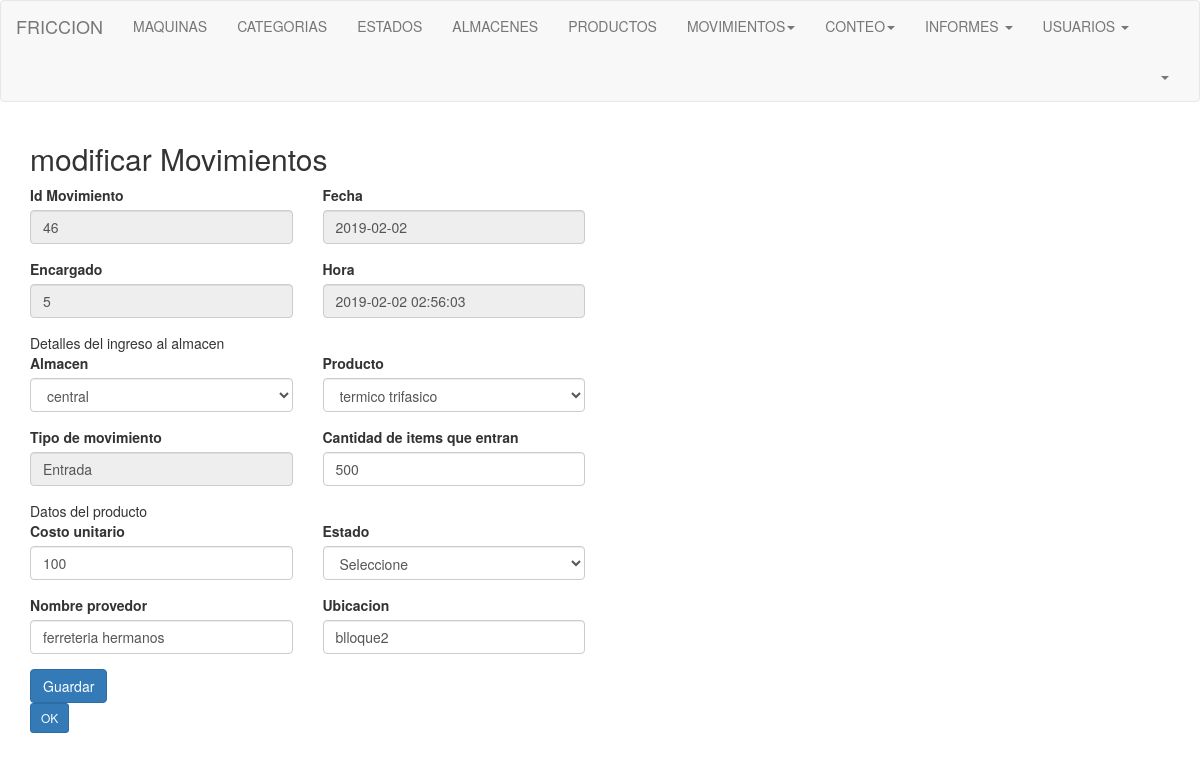
The app's page /editar_entrada.php?id=46 with its own data.
### tables this page shows
CREATE TABLE `tbentrada` (
  `costo` int(20) NOT NULL,
  `provedor` varchar(40) NOT NULL,
  `ubicacionenalmacen` varchar(40) NOT NULL,
  `idmovimiento` int(255) NOT NULL,
  `idestadoproducto` int(255) NOT NULL
);

CREATE TABLE `tbmovimiento` (
  `idmovimiento` int(255) NOT NULL,
  `fecha` date NOT NULL,
  `hora` datetime DEFAULT NULL,
  `cantidad` int(10) UNSIGNED DEFAULT NULL,
  `tipomovimiento` varchar(15) NOT NULL,
  `idalmacen` int(255) NOT NULL,
  `idproducto` int(255) NOT NULL,
  `idencargado` int(255) NOT NULL
);

CREATE TABLE `tbalmacen` (
  `idalmacen` int(11) NOT NULL,
  `direccion` varchar(80) NOT NULL,
  `nombreref` varchar(50) NOT NULL,
  `tamano` int(10) NOT NULL
);

CREATE TABLE `tbproducto` (
  `idproducto` int(255) NOT NULL,
  `nombre` varchar(50) NOT NULL,
  `descripcion` varchar(200) NOT NULL,
  `idcategoria` int(255) NOT NULL
);

### editar_entrada.php (the view, shortened to what this page needs)
<?php
$link = Conectarse();
$idmov=  $_GET['id'];
$sqlE="select m.*,e.*
from tbentrada e
join tbmovimiento m on m.idmovimiento=e.idmovimiento
where m.idmovimiento=".$idmov;
$resE = mysqli_query($link, $sqlE);
?>
<!DOCTYPE html>
<html lang="en">
    <head>
        <link href="css/bootstrap.min.css" rel="stylesheet">
    </head>
    <body>
        <div class="row">
            <div class="col-lg-12 col-sm-8">
                <nav class="navbar navbar-default" role="navigation">
                    <div class="container-fluid">
                        <div class="navbar-header">
                            <a class="navbar-brand" href="bienvenida.php">FRICCION</a>
                        </div>
                        <div class="collapse navbar-collapse" id="bs-example-navbar-collapse-1">
                            <ul class="nav navbar-nav">
                                <li><a href="#">MAQUINAS</a></li>
                                <li><a href="#">CATEGORIAS</a></li>
                                <li><a href="#">ESTADOS</a></li>
                                <li><a href="#">ALMACENES</a></li>
                                <li><a href="#">PRODUCTOS</a></li>
                                <li class="dropdown">
                                    <a href="#" class="dropdown-toggle" data-toggle="dropdown" role="button"
                                       aria-expanded="false">MOVIMIENTOS<span class="caret"></span>
                                    </a>
                                </li>
                                <li class="dropdown">
                                    <a href="#" class="dropdown-toggle" data-toggle="dropdown" role="button"
                                       aria-expanded="false">CONTEO<span class="caret"></span>
                                    </a>
                                </li>
                                <li class="dropdown">
                                    <a href="#" class="dropdown-toggle" data-toggle="dropdown" role="button"
                                       aria-expanded="false">INFORMES <span class="caret"></span>
                                    </a>
                                </li>
                                <li class="dropdown">
                                    <a href="#" class="dropdown-toggle" data-toggle="dropdown" role="button"
                                       aria-expanded="false">USUARIOS <span class="caret"></span>
                                    </a>
                                </li>
                            </ul>
                            <ul class="nav navbar-nav navbar-right">
                                <li class="dropdown">
                                    <a href="#" class="dropdown-toggle" data-toggle="dropdown" role="button" aria-expanded="false">
<?php echo $_SESSION['usuario']; ?> <span class="caret"></span>
                                    </a>
                                </li>
                            </ul>
                        </div>
                    </div>
                </nav>
            </div>
        </div>
        <div id="wrapper">
            <div class="container">
                <div class="row" id="NuevoRegistro">
                    <div class="col-lg-6 col-sm-6">
                        <form action="" method="post">
                            <div class="form_description">
                                <h2>modificar Movimientos</h2>
<?php
while ($rowE = mysqli_fetch_array($resE)) {
?>
                            </div>
                            <div class="row">
                                <div class="col-lg-6">
                                    <div class="form-group">
                                        <label for="movimiento">Id Movimiento </label>
                                        <input id="movimiento" name="movimiento" class="form-control" type="text" value="<?php echo $rowE[0]; ?>" readonly/>
                                    </div>
                                </div>
                                <div class="col-lg-6">
                                    <div class="form-group">
                                        <label for="fecha">Fecha </label>
                                        <input id="fecha" name="fecha" class="form-control" type="text" value="<?php echo $rowE[1]; ?>" readonly/>
                                    </div>
                                </div>
                            </div>
                            <div class="row">
                                <div class="col-lg-6">
                                    <div class="form-group">
                                        <div class="form-group">
                                            <label for="encargado">Encargado </label>
                                            <input id="encargado" name="encargado" class="form-control" type="text" value="<?php echo $rowE[7]; ?>" readonly/>
                                        </div>
                                    </div>
                                </div>
                                <div class="col-lg-6">
                                    <div class="form-group">
                                        <label for="hora">Hora </label>
                                        <input id="hora" name="hora" class="form-control" type="text" value="<?php echo $rowE[2]; ?>" readonly/>
                                    </div>
                                </div>
                            </div>
                            <div class="divider">Detalles del ingreso al almacen</div>
                            <div class="row">
                                <div class="col-lg-6">
                                    <div class="form-group">
                                        <label for="almacen">Almacen </label>
                                        <select name="almacen" class="form-control">
                                            <?php
                                                $sqlAl="Select idalmacen, nombreref from tbalmacen";
                                                $resAl = mysqli_query($link,$sqlAl) or die('ERROR!!');
                                                while($rowAl =  mysqli_fetch_row($resAl)){
                                            ?>
                                            <option value="<?php echo $rowAl[0]; ?>" <?php if($rowAl[0]==$rowE[5]){ echo "selected"; } ?>><?php echo $rowAl[1]; ?></option>
                                            <?php
                                                }
                                            ?>
                                        </select>
                                    </div>
                                </div>
                                <div class="col-lg-6">
                                    <div class="form-group">
                                        <label for="producto">Producto </label>
                                        <select name="producto" class="form-control">
                                            <?php
                                                $sqlPr="Select idproducto, nombre from tbproducto";
                                                $resPr = mysqli_query($link,$sqlPr) or die('ERROR!!');
                                                while($rowPr =  mysqli_fetch_row($resPr)){
                                            ?>
                                            <option value="<?php echo $rowPr[0]; ?>" <?php if($rowPr[0]==$rowE[6]){ echo "selected"; } ?>><?php echo $rowPr[1]; ?></option>
                                            <?php
                                                }
                                            ?>
                                        </select>
                                    </div>
                                </div>
                            </div>
                            <div class="row">
                                <div class="col-lg-6">
                                    <div class="form-group">
                                        <label for="tipomov">Tipo de movimiento </label>
                                        <input id="tipomov" name="tipomov" class="form-control" type="text" value="Entrada" readonly />
                                    </div>
                                </div>
                                <div class="col-lg-6">
                                    <div class="form-group">
                                        <label  for="cantidad">Cantidad de items que entran</label>
                                        <input id="cantidad" name="cantidad" class="form-control" type="text" value="<?php echo $rowE[3]; ?>" required/>
                                    </div>
                                </div>
                            </div>
                            <div class="divider">Datos del producto</div>
                            <div class="row">
                                <div class="col-lg-6">
                                    <div class="form-group">
                                        <label for="costo">Costo unitario</label>
                                        <input id="costo" name="costo" class="form-control" type="text" value="<?php echo $rowE[8]; ?>" required/>
                                    </div>
                                </div>
                                <div class="col-lg-6">
                                    <div class="form-group">
                                        <label for="estado">Estado </label>
                                        <select name="estado" class="form-control">
                                            <option value="0">Seleccione</option>
                                        </select>
                                    </div>
                                </div>
                            </div>
                            <div class="row">
                                <div class="col-lg-6">
                                    <div class="form-group">
                                        <label for="nombreprov">Nombre provedor </label>
                                        <input id="nombreprov" name="nombreprov" class="form-control" type="text" value="<?php echo $rowE[9]; ?>" required />
                                    </div>
                                </div>
                                <div class="col-lg-6">
                                    <div class="form-group">
                                        <label for="ubicacion">Ubicacion</label>
                                        <input id="ubiacion" name="ubicacion" class="form-control" type="text" value="<?php echo $rowE[10]; ?>" required />
                                    </div>
                                </div>
<?php
}
?>
                            </div>
                            <input id="saveForm" class="btn btn-primary" type="submit" name="Guardar" value="Guardar" />
                            <br>
                            <a href="bienvenida.php" class="btn btn-primary btn-sm"><i class="fa fa-plus-circle"></i> OK</a>
                    </div>
                </div>
            </div>
        </div>
    </body>
</html>

### records on screen
tbentrada: movimiento "46", fecha "2019-02-02", encargado "5", hora "2019-02-02 02:56:03", almacen "central", producto "termico trifasico", cantidad "500", costo "100", nombreprov "ferreteria hermanos", ubicacion "blloque2"
